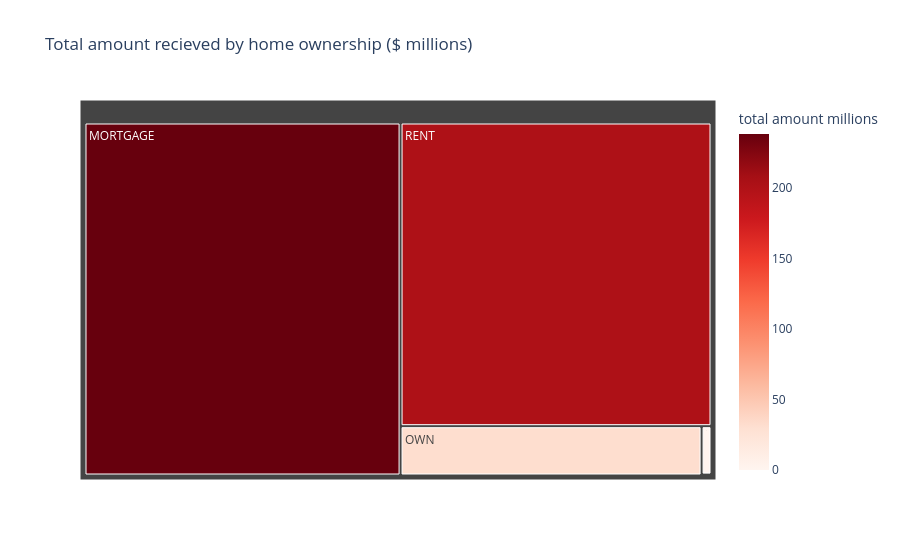

Source (notebook cell):
### Markdown cell above
### HOME OWNERSHIP BY TOTAL RECIEVED AMOUNT

### Code cell
home_funding= df.groupby('home_ownership')['total_payment'].sum().reset_index()
home_funding['total amount millions'] = home_funding['total_payment']/1000000
fig= px.treemap(
    home_funding,
    path=['home_ownership'],
    values='total amount millions',
    color='total amount millions',
    color_continuous_scale='reds',
    title='Total amount recieved by home ownership ($ millions)'
)
fig.show()

### Figure 1 — Plotly figure (JSON) as saved in the notebook; plotly's stock layout.template omitted (floating-point values rounded to 4 significant figures)
{"data": [{"branchvalues": "total", "customdata": [[238.5], [0.01905], [1.025], [31.73], [201.8]], "domain": {"x": [0, 1], "y": [0, 1]}, "hovertemplate": "labels=%{label}<br>total amount millions_sum=%{value}<br>parent=%{parent}<br>id=%{id}<br>total amount millions=%{color}<extra></extra>", "ids": ["MORTGAGE", "NONE", "OTHER", "OWN", "RENT"], "labels": ["MORTGAGE", "NONE", "OTHER", "OWN", "RENT"], "marker": {"coloraxis": "coloraxis", "colors": [238.5, 0.01905, 1.025, 31.73, 201.8]}, "name": "", "parents": ["", "", "", "", ""], "type": "treemap", "values": [238.5, 0.01905, 1.025, 31.73, 201.8]}], "layout": {"coloraxis": {"colorbar": {"title": {"text": "total amount millions"}}, "colorscale": [[0, "rgb(255,245,240)"], [0.125, "rgb(254,224,210)"], [0.25, "rgb(252,187,161)"], [0.375, "rgb(252,146,114)"], [0.5, "rgb(251,106,74)"], [0.625, "rgb(239,59,44)"], [0.75, "rgb(203,24,29)"], [0.875, "rgb(165,15,21)"], [1, "rgb(103,0,13)"]]}, "legend": {"tracegroupgap": 0}, "title": {"text": "Total amount recieved by home ownership ($ millions)"}}}
